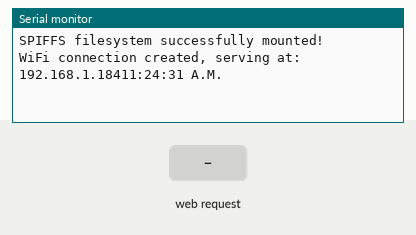
A program run on a simulated ESP32. On the bench: the last lines printed to the serial monitor. The inputs (shaded band) are chosen by the test bench. Storage starts empty.

Above: at 1.2 s.
1.3 s: HTTP request GET / received
At 1.7 s:
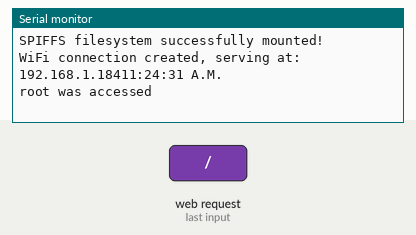
2.8 s: HTTP request GET /script.js received
At 2.98 s:
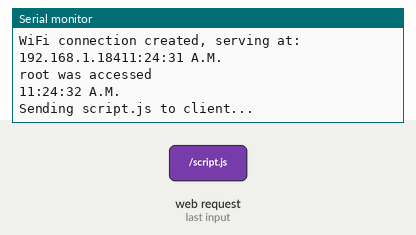
4.3 s: HTTP request GET /get received
At 4.9 s:
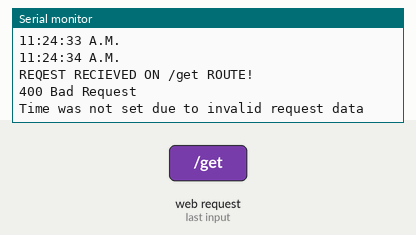
Timing chart, 0 to 7.3 s (numbered marks = the images above; inputs shaded):
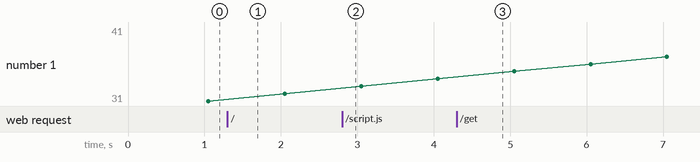

Measured:
- after the input at 1.3 s, the serial monitor: prints a new line at once (image 1)
- after the input at 2.8 s, the serial monitor: prints a new line at once (image 2)
- after the input at 4.3 s, the serial monitor: prints a new line at once (image 3)

The program:

main.cpp
```cpp
#include <Arduino.h>
#include <WiFi.h>
#include <SPIFFS.h>
#include <ESPAsyncWebServer.h>

#include "../lib/clock/Clk.h"

#define FORMAT_SPIFFS_IF_FAILED true
#define OPEN_NETWORK true

#if OPEN_NETWORK == true
    const char* passwd = NULL;
#else
    char passwd[] = "password";
#endif

char ssid[] = "ALARM_BUDDY";
int WIFI_TIMEOUT_LENGTH = 10;
IPAddress local_IP(192,168,1,184);
IPAddress gateway(192,168,1,1);
IPAddress subnet(255,255,255,0);
Clk main_clock = Clk(11,24,30);

AsyncWebServer server(80);

void setup() {
    Serial.begin(9600);

    if (!SPIFFS.begin(FORMAT_SPIFFS_IF_FAILED)) {
        Serial.println("SPIFFS filesystem failed to mount! exiting...");
        return;
    } else {
        Serial.println("SPIFFS filesystem successfully mounted!");
    }

    if(!WiFi.softAPConfig(local_IP, gateway, subnet)) {
        Serial.println("Failed to configure static network...exiting");
        return;
    }

    WiFi.softAP(ssid,passwd,1, 0, 1);   // Create soft access point that only allows one users at a time.
    IPAddress server_ip = WiFi.softAPIP();
    Serial.println("WiFi connection created, serving at: ");
    Serial.print(server_ip);

    server.begin();

    server.on("/", HTTP_GET, [](AsyncWebServerRequest *request){
        Serial.println("root was accessed");
        request->send(SPIFFS, "/index.html", "text/html");
    });

    server.on("/script.js", HTTP_GET, [](AsyncWebServerRequest *request) {
        Serial.println("Sending script.js to client...");
        request->send(SPIFFS, "/script.js", "text/javascript");
    });

    server.on("/get", HTTP_GET, [](AsyncWebServerRequest *request){
        String hours_str;
        String minutes_str;
        String seconds_str;

        String response_msg;

        Serial.println("REQEST RECIEVED ON /get ROUTE!");

        if (request->hasParam("time-set-hours")) {
            hours_str = request->getParam("time-set-hours")->value();
        }

        if (request->hasParam("time-set-minutes")) {
            minutes_str = request->getParam("time-set-minutes")->value();
        }

        if (request->hasParam("time-set-seconds")) {
            seconds_str = request->getParam("time-set-seconds")->value();
        }

        int hours = hours_str.toInt();
        int minutes = minutes_str.toInt();
        int seconds = seconds_str.toInt();

        if (main_clock.SetTime(hours, minutes, seconds)) {
            response_msg = "Time was set to " + hours_str + " : " + minutes_str + " : " + seconds_str;
            Serial.println(response_msg);
            request->send(200, "text/plain", response_msg);
        } else {
            response_msg = "400 Bad Request\nTime was not set due to invalid request data";
            request->send(400, "text/plain", response_msg);
            Serial.println(response_msg);

        }
    });

    server.begin();
}

void loop() {
    main_clock.Tick();
    Serial.println(main_clock.get_time_c_str());
}
```
